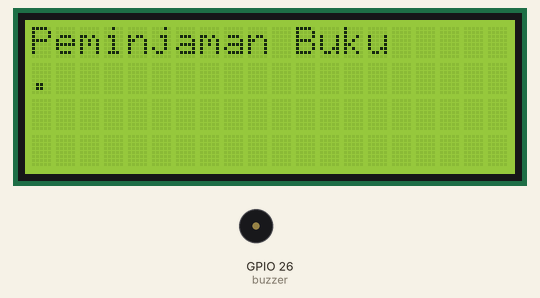
Recording of a program running on a simulated Raspberry Pi (BCM pin numbers). Shown: 20×4 character LCD, buzzer (waves = sounding, pin HIGH). Library files of the repository ran but are not shown: I2C_LCD_driver.py; what the program prints to the terminal is not drawn.

Above: at 0.3 s.
At 2.5 s:
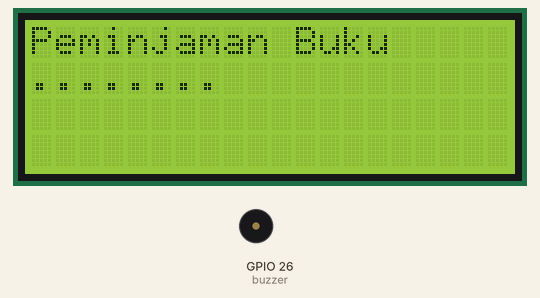
At 4.0 s:
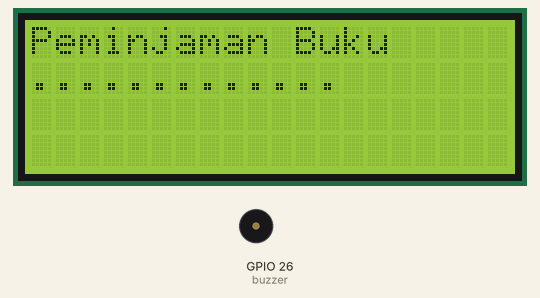
At 5.0 s:
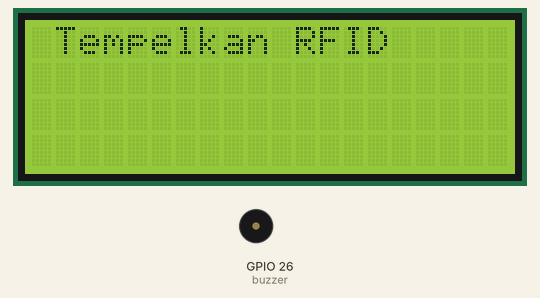

The program:

fixcode_iot.py
```python
# Library
import I2C_LCD_driver
import RPi.GPIO as GPIO
from mfrc522 import SimpleMFRC522
from time import sleep
import base64
import requests

# Buzzer Pin
buzzer = 26

GPIO.setmode(GPIO.BCM)
GPIO.setwarnings(False)
GPIO.setup(buzzer,GPIO.OUT)

# Inisialisasi LCD
lcd = I2C_LCD_driver.lcd()

# Inisialisasi RFID Reader
scan = SimpleMFRC522()

def send_to_api(encoded_id):
    url = "http://192.168.1.4:8000/api/rfid"
    data = {'encoded_id': encoded_id}
    response = requests.post(url, json=data)
    if response.status_code == 200:
        response_data = response.json()
        status = response_data.get('status', 'No status')
        keterangan = response_data.get('keterangan', 'No keterangan')
        print(status)
        print(keterangan)
    else:
        print(f"Failed to send data: {response.status_code} - {response.text}")

    lcd.lcd_clear()
    lcd.lcd_display_string(status, 1)
    lcd.lcd_display_string(keterangan, 2)

def encode_id(id):
    id_bytes = str(id).encode('utf-8')
    encoded_id = base64.b32encode(id_bytes).decode('utf-8')
    return encoded_id[:8]

lcd.lcd_display_string("Peminjaman Buku",1,0)
for a in range (0,15):
    lcd.lcd_display_string(".",2,a)
    sleep(0.3)

while True:
    lcd.lcd_clear()

    print("Tempelkan RFID")
    lcd.lcd_display_string("Tempelkan RFID",1,1)

    id,Tag = scan.read()
    print("Original Tag ID : " + str(id))
    encoded_id = encode_id(id)
    print("Encoded Tag ID : " + encoded_id)
    print("--------------------------------")
    lcd.lcd_clear()
    lcd.lcd_display_string("Tag ID",1,5)
    lcd.lcd_display_string(encoded_id,2,4)

    GPIO.output(buzzer,GPIO.HIGH)
    sleep(0.5)
    GPIO.output(buzzer,GPIO.LOW)

    sleep(1)
    send_to_api(encoded_id)

    sleep(2)

GPIO.cleanup()
```
